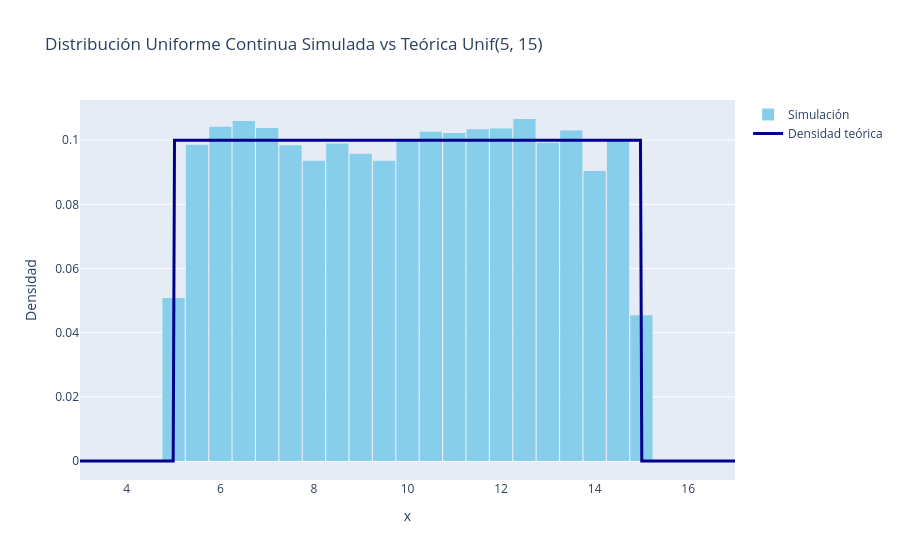

Here is the notebook cell this chart was saved with:
### Markdown cell above
## Ejemplo: Distribución Uniforme Continua
$$f(x) = \frac{1}{b-a}, \quad a \leq x \leq b$$
$$F(x) = \frac{x-a}{b-a} = U \Rightarrow X = a + (b-a)U \sim Unif(a,b)$$

### Code cell
import numpy as np
import plotly.graph_objects as go

# Fijamos una semilla para que los resultados sean reproducibles
np.random.seed(123)

#  Definimos los parámetros del intervalo [a, b] para la Uniforme Continua
a_param = 5
b_param = 15

# Número de simulaciones (usamos 10,000 para que se vea genial)
n = 10000

# Generamos n números uniformes estándar en el intervalo (0, 1)
U = np.random.random(n)

#  Aplicamos la ecuación de la transformación inversa derivada en clase:
# F(x) = (x - a) / (b - a) = U  =>  X = a + (b - a) * U
uniformes_continuas = a_param + (b_param - a_param) * U

#  Creamos la función de densidad teórica f(x) = 1 / (b - a)
x_vals = np.linspace(a_param - 2, b_param + 2, 500)
y_vals = np.where((x_vals >= a_param) & (x_vals <= b_param), 1 / (b_param - a_param), 0)

fig = go.Figure()

# Agregamos el histograma detallado con bastantes barras (nbinsx = 40)
fig.add_trace(go.Histogram(
    x = uniformes_continuas,
    nbinsx = 40,
    histnorm = 'probability density',
    marker_color = 'skyblue',
    name = 'Simulación'
))

# Agregamos la línea de la densidad teórica en color azul oscuro
fig.add_trace(go.Scatter(
    x = x_vals,
    y = y_vals,
    mode = 'lines',
    name = 'Densidad teórica',
    line = dict(color='darkblue', width=3)
))

# Configuración y estética de la gráfica interactiva
fig.update_layout(
    title = "Distribución Uniforme Continua Simulada vs Teórica Unif(5, 15)",
    xaxis_title = 'x',
    yaxis_title = 'Densidad',
    bargap = 0.05
)

fig.show()

### Figure 1 — Plotly figure (JSON) as saved in the notebook; plotly's stock layout.template omitted (floating-point values rounded to 4 significant figures; data arrays with more than 128 entries replaced by an {"elided": "..."} marker saying what was removed)
{"data": [{"histnorm": "probability density", "marker": {"color": "skyblue"}, "name": "Simulación", "nbinsx": 40, "type": "histogram", "x": {"elided": "10000 float values"}}, {"line": {"color": "darkblue", "width": 3}, "mode": "lines", "name": "Densidad teórica", "type": "scatter", "x": {"elided": "500 float values"}, "y": {"elided": "500 float values"}}], "layout": {"bargap": 0.05, "title": {"text": "Distribución Uniforme Continua Simulada vs Teórica Unif(5, 15)"}, "xaxis": {"title": {"text": "x"}}, "yaxis": {"title": {"text": "Densidad"}}}}
